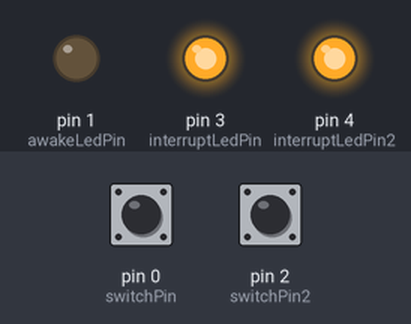
This sketch was run on a simulated Arduino Uno, built with avr-gcc and run on an emulated ATmega328P. Shown: output pins drawn as LEDs (lit = HIGH). The test bench sets the inputs (shaded band); at power-on: pin 0 (switchPin) HIGH, pin 2 (switchPin2) HIGH. Sleep ends after the set time or at an interrupt.

Above: at 1.7 s.
1.8 s: pin 0 (switchPin) pulled LOW for 0.15 s
At 3.1 s:
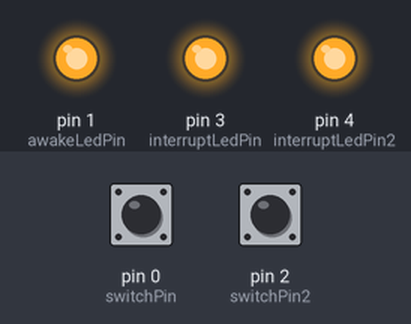
3.8 s: pin 2 (switchPin2) pulled LOW for 3.2 s
At 4.2 s:
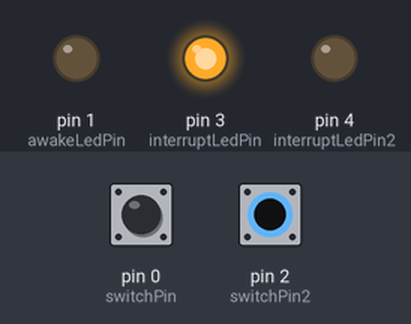
9.0 s: pin 0 (switchPin) pulled LOW for 3.2 s
At 9.4 s:
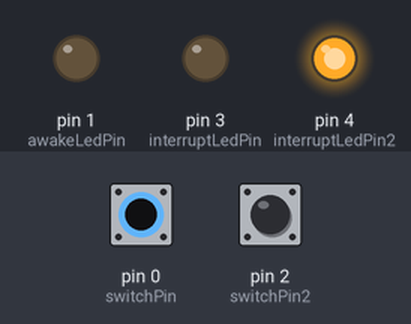
Timing chart, 0 to 15.2 s (numbered marks = the images above; inputs shaded):
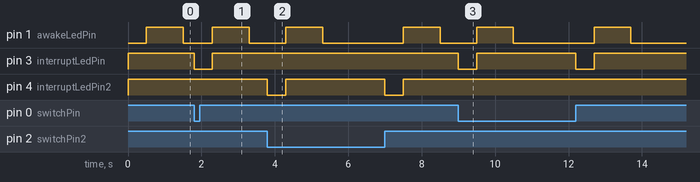

The sketch:

test_sleep_wake4_based_on_2.ino
```cpp
#include "PinChangeInterrupt.h"

#include <avr/sleep.h>
#include <avr/interrupt.h>

const int switchPin                     = 0;
const int switchPin2                     = 2;

int awakeLedPin = 1;            // LED connected to digital pin 0. Shows when the circuit is awake
int interruptLedPin = 3;      // LED to show the action of a interrupt
int interruptLedPin2 = 4;      // LED to show the action of a interrupt

void setup() {

  pinMode(switchPin, INPUT);
  pinMode(switchPin2, INPUT);

  pinMode(awakeLedPin, OUTPUT);         // sets the digital pin as output
  pinMode(interruptLedPin, OUTPUT);   // sets the digital pin as output
  pinMode(interruptLedPin2, OUTPUT);   // sets the digital pin as output

  digitalWrite (interruptLedPin, HIGH);       // turn off the interrupt LED
  digitalWrite (interruptLedPin2, HIGH);       // turn off the interrupt LED
  delay(500);

} // setup

void sleep() {

    //GIMSK |= _BV(PCIE);                     // Enable Pin Change Interrupts
    attachPCINT(digitalPinToPCINT(switchPin), blinkLed, CHANGE);
    attachPCINT(digitalPinToPCINT(switchPin2), blinkLed2, CHANGE);


    ADCSRA &= ~_BV(ADEN);                   // ADC off
    set_sleep_mode(SLEEP_MODE_PWR_DOWN);    // replaces above statement
    digitalWrite(awakeLedPin, LOW);

    sleep_enable();                         // Sets the Sleep Enable bit in the MCUCR Register (SE BIT)
    sei();                                  // Enable interrupts
    sleep_cpu();                            // sleep

    cli();                                  // Disable interrupts
    detachPCINT(digitalPinToPCINT(switchPin));
    detachPCINT(digitalPinToPCINT(switchPin2));
    sleep_disable();                        // Clear SE bit
    ADCSRA |= _BV(ADEN);                    // ADC on
    sei();                                  // Enable interrupts

    delay(500);                           // wait 2 sec. so humans can notice the interrupt LED to show the interrupt is handled
    digitalWrite (interruptLedPin, HIGH);       // turn off the interrupt LED
    digitalWrite (interruptLedPin2, HIGH);       // turn off the interrupt LED


    } // sleep

void blinkLed(void) {
  // Switch Led state
  digitalWrite(interruptLedPin, LOW);
}

void blinkLed2(void) {
  // Switch Led state
  digitalWrite(interruptLedPin2, LOW);
}


void loop() {
    digitalWrite(awakeLedPin, HIGH);            // sets the LED on
    delay(1000);                           // waits for a second

    sleep();
}
```

Measured:
- after the input at 1.8 s, pin 1 (awakeLedPin): LOW → HIGH after 0.50 s, → LOW 1.0 s later; pin 3 (interruptLedPin): HIGH → LOW at once, → HIGH 0.50 s later
- after the input at 3.8 s, pin 1 (awakeLedPin): alternates HIGH for 1.0 s and LOW for 2.2 s, starting after 0.50 s; pin 4 (interruptLedPin2): alternates HIGH for 2.7 s and LOW for 0.50 s, starting at once
- after the input at 9.0 s, pin 1 (awakeLedPin): alternates HIGH for 1.0 s and LOW for 2.2 s, 4 changes in all, then stays LOW, starting after 0.50 s; pin 3 (interruptLedPin): alternates HIGH for 2.7 s and LOW for 0.50 s, 4 changes in all, then stays HIGH, starting at once
